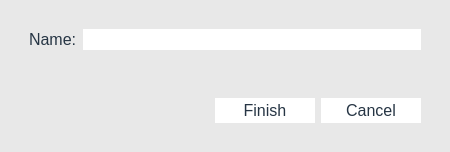
<?xml version="1.0" encoding="UTF-8"?>
<ui version="4.0">
 <class>ItemEditForm</class>
 <widget class="QDialog" name="ItemEditForm">
  <property name="geometry">
   <rect>
    <x>0</x>
    <y>0</y>
    <width>450</width>
    <height>149</height>
   </rect>
  </property>
  <property name="windowTitle">
   <string>Item Edit</string>
  </property>
  <property name="styleSheet">
   <string notr="true">QDialog#ItemEditForm{

background-color:#E8E8E8;
}
*{
font-family:&quot;Calibri&quot;;
font-size: 16px;
color:#263544;
}



QStackedWidget{
margin:0px;
padding:0px;
}


QWidget{

margin:0px;
padding:0px;
}
QWidget#bigwidger{
background-color:#E8E8E8;
border:none;
}



QTableWidget{
border:none;
}
QTextEdit{
border:none;
}


QPushButton{
padding:3px;
border:none;
background-color:#FFFFFF;
}
QPushButton:hover:!pressed{
background-color:#D1D1D1;
}


QDateTimeEdit{
border:none;
background-color:#FFFFFF;
}
QDateEditTime:hover{
border:none;
background-color:#F4F9F6;
}
QDateEditTime::drop-down{
border:none;
}


QComboBox{
border:none;
background-color:#FFFFFF;
}
QComboBox:hover {
background-color:#F4F9F6;
}
QComboBox:drop-down{
border:none;
}


QRadioButton{
padding:0px;
margin:0px;
}


QGroupBox {
    border: 0px solid gray;
	
    margin-top: 0.5em;
	margin-right:0px;
	margin-left:0px;
}
QGroupBox::title {
    subcontrol-origin: margin;
    left: 10px;
    padding: 0 3px 0 3px;
}


QCheckBox::indicator,QRadioButton::indicator{
border:none;
background-color:#FFFFFF;

}

QCheckBox::indicator:checked,QRadioButton::indicator:checked{
border:none;
background-color:#837F9A;

}
QLineEdit,QTimeEdit,QDateEdit,QSpinBox,QDateTimeEdit{ 
background-color:#FFFFFF;
 border: 0px solid #D1D1D1;	

}
QLineEdit:hover,QTimeEdit:hover,QDateEdit:hover,QSpinBox:hover,QDateTimeEdit:hover{ 
background-color:#FFFFFF;
 border: 1px solid #D1D1D1;	
}

</string>
  </property>
  <layout class="QGridLayout" name="gridLayout">
   <item row="0" column="0">
    <widget class="QWidget" name="bigwidger" native="true">
     <layout class="QVBoxLayout" name="verticalLayout">
      <item>
       <widget class="QWidget" name="widget" native="true">
        <layout class="QHBoxLayout" name="horizontalLayout">
         <item>
          <widget class="QLabel" name="label">
           <property name="text">
            <string>Name:</string>
           </property>
          </widget>
         </item>
         <item>
          <widget class="QLineEdit" name="name">
           <property name="minimumSize">
            <size>
             <width>300</width>
             <height>0</height>
            </size>
           </property>
          </widget>
         </item>
        </layout>
       </widget>
      </item>
      <item>
       <widget class="QLabel" name="error">
        <property name="text">
         <string/>
        </property>
       </widget>
      </item>
      <item>
       <widget class="QWidget" name="widget" native="true">
        <layout class="QHBoxLayout" name="horizontalLayout_2">
         <item>
          <spacer name="horizontalSpacer">
           <property name="orientation">
            <enum>Qt::Horizontal</enum>
           </property>
           <property name="sizeHint" stdset="0">
            <size>
             <width>40</width>
             <height>20</height>
            </size>
           </property>
          </spacer>
         </item>
         <item>
          <widget class="QPushButton" name="FinishButton">
           <property name="minimumSize">
            <size>
             <width>100</width>
             <height>0</height>
            </size>
           </property>
           <property name="text">
            <string>Finish</string>
           </property>
          </widget>
         </item>
         <item>
          <widget class="QPushButton" name="CancelButton">
           <property name="minimumSize">
            <size>
             <width>100</width>
             <height>0</height>
            </size>
           </property>
           <property name="text">
            <string>Cancel</string>
           </property>
          </widget>
         </item>
        </layout>
       </widget>
      </item>
     </layout>
    </widget>
   </item>
  </layout>
 </widget>
 <resources/>
 <connections/>
</ui>
